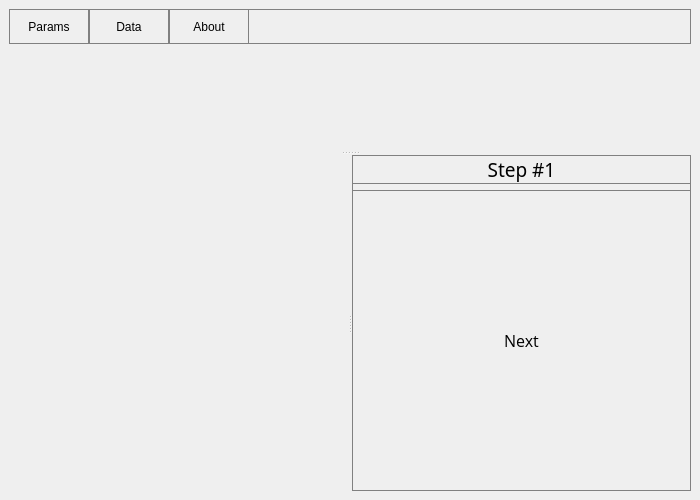
<?xml version="1.0" encoding="UTF-8"?>
<ui version="4.0">
 <class>mainwindow</class>
 <widget class="QMainWindow" name="mainwindow">
  <property name="geometry">
   <rect>
    <x>0</x>
    <y>0</y>
    <width>700</width>
    <height>500</height>
   </rect>
  </property>
  <property name="windowTitle">
   <string>MainWindow</string>
  </property>
  <widget class="QWidget" name="centralwidget">
   <layout class="QVBoxLayout" name="verticalLayout">
    <item>
     <widget class="QWidget" name="info" native="true">
      <property name="maximumSize">
       <size>
        <width>16777215</width>
        <height>16777215</height>
       </size>
      </property>
      <property name="styleSheet">
       <string notr="true">border: 1px solid grey;</string>
      </property>
      <layout class="QHBoxLayout" name="top">
       <property name="spacing">
        <number>0</number>
       </property>
       <property name="leftMargin">
        <number>0</number>
       </property>
       <property name="topMargin">
        <number>0</number>
       </property>
       <property name="rightMargin">
        <number>0</number>
       </property>
       <property name="bottomMargin">
        <number>0</number>
       </property>
       <item>
        <widget class="QPushButton" name="params">
         <property name="minimumSize">
          <size>
           <width>80</width>
           <height>35</height>
          </size>
         </property>
         <property name="text">
          <string>Params</string>
         </property>
         <property name="flat">
          <bool>true</bool>
         </property>
        </widget>
       </item>
       <item>
        <widget class="QPushButton" name="data">
         <property name="minimumSize">
          <size>
           <width>80</width>
           <height>35</height>
          </size>
         </property>
         <property name="text">
          <string>Data</string>
         </property>
         <property name="flat">
          <bool>true</bool>
         </property>
        </widget>
       </item>
       <item>
        <widget class="QPushButton" name="about">
         <property name="minimumSize">
          <size>
           <width>80</width>
           <height>35</height>
          </size>
         </property>
         <property name="text">
          <string>About</string>
         </property>
         <property name="autoDefault">
          <bool>false</bool>
         </property>
         <property name="default">
          <bool>false</bool>
         </property>
         <property name="flat">
          <bool>true</bool>
         </property>
        </widget>
       </item>
       <item>
        <spacer name="filler">
         <property name="orientation">
          <enum>Qt::Orientation::Horizontal</enum>
         </property>
         <property name="sizeType">
          <enum>QSizePolicy::Policy::Expanding</enum>
         </property>
         <property name="sizeHint" stdset="0">
          <size>
           <width>40</width>
           <height>20</height>
          </size>
         </property>
        </spacer>
       </item>
      </layout>
     </widget>
    </item>
    <item>
     <widget class="QSplitter" name="body">
      <property name="orientation">
       <enum>Qt::Orientation::Vertical</enum>
      </property>
      <widget class="QWidget" name="display" native="true">
       <property name="sizePolicy">
        <sizepolicy hsizetype="Expanding" vsizetype="Expanding">
         <horstretch>0</horstretch>
         <verstretch>0</verstretch>
        </sizepolicy>
       </property>
      </widget>
      <widget class="QSplitter" name="bottom">
       <property name="sizePolicy">
        <sizepolicy hsizetype="Expanding" vsizetype="Expanding">
         <horstretch>0</horstretch>
         <verstretch>0</verstretch>
        </sizepolicy>
       </property>
       <property name="maximumSize">
        <size>
         <width>16777215</width>
         <height>111</height>
        </size>
       </property>
       <property name="orientation">
        <enum>Qt::Orientation::Horizontal</enum>
       </property>
       <widget class="QWidget" name="options" native="true"/>
       <widget class="QWidget" name="steps" native="true">
        <property name="sizePolicy">
         <sizepolicy hsizetype="Fixed" vsizetype="Fixed">
          <horstretch>0</horstretch>
          <verstretch>0</verstretch>
         </sizepolicy>
        </property>
        <property name="autoFillBackground">
         <bool>false</bool>
        </property>
        <property name="styleSheet">
         <string notr="true">border: 1px solid grey;</string>
        </property>
        <layout class="QVBoxLayout" name="verticalLayout_3">
         <item>
          <widget class="QLabel" name="step_lab">
           <property name="maximumSize">
            <size>
             <width>16777215</width>
             <height>50</height>
            </size>
           </property>
           <property name="font">
            <font>
             <family>OCR A</family>
             <pointsize>14</pointsize>
            </font>
           </property>
           <property name="text">
            <string>Step #1</string>
           </property>
           <property name="alignment">
            <set>Qt::AlignmentFlag::AlignCenter</set>
           </property>
          </widget>
         </item>
         <item>
          <widget class="QPushButton" name="next">
           <property name="sizePolicy">
            <sizepolicy hsizetype="Minimum" vsizetype="Expanding">
             <horstretch>0</horstretch>
             <verstretch>0</verstretch>
            </sizepolicy>
           </property>
           <property name="minimumSize">
            <size>
             <width>100</width>
             <height>65</height>
            </size>
           </property>
           <property name="maximumSize">
            <size>
             <width>16777215</width>
             <height>16777215</height>
            </size>
           </property>
           <property name="font">
            <font>
             <family>Open Sans</family>
             <pointsize>12</pointsize>
            </font>
           </property>
           <property name="text">
            <string>Next</string>
           </property>
          </widget>
         </item>
        </layout>
       </widget>
      </widget>
     </widget>
    </item>
   </layout>
  </widget>
 </widget>
 <resources/>
 <connections/>
</ui>
